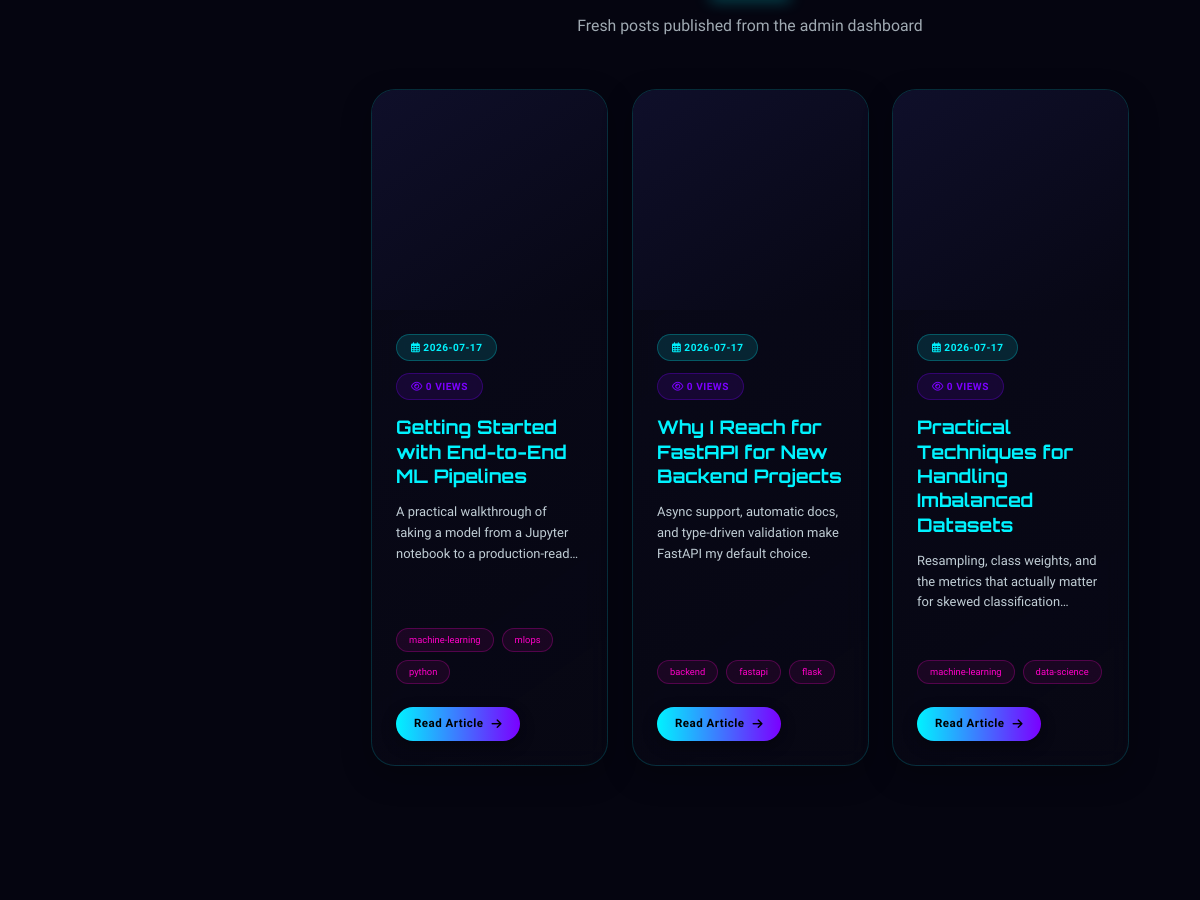
/blog (middle part), run on an earlier commit of the app's database.
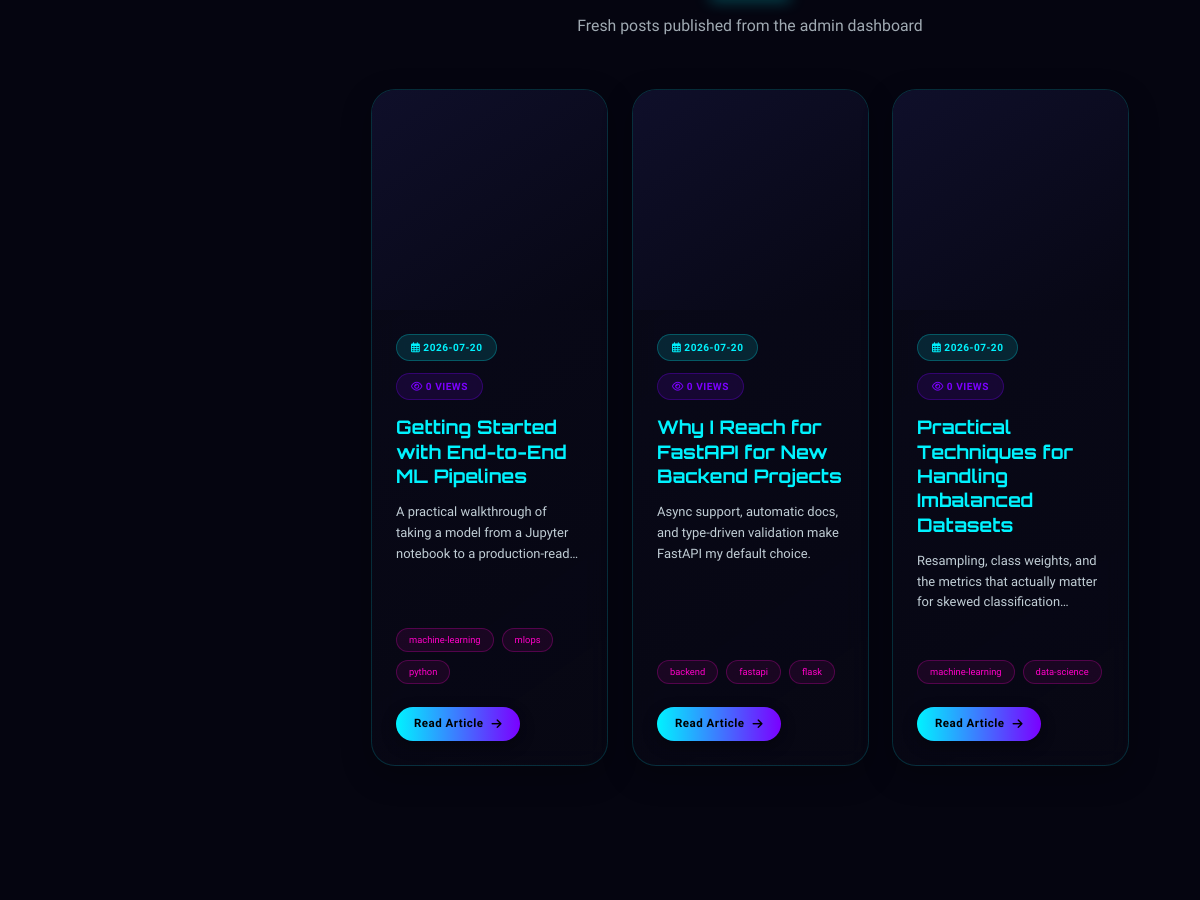
And on a later commit of the database.
### tables this page shows
CREATE TABLE blog_posts (
    id INTEGER PRIMARY KEY AUTOINCREMENT,
    slug TEXT UNIQUE NOT NULL,
    title TEXT NOT NULL,
    summary TEXT NOT NULL,
    content TEXT NOT NULL,
    cover_image TEXT,
    tags TEXT,
    author TEXT DEFAULT 'Ravi Der',
    published_at TEXT NOT NULL,
    views INTEGER DEFAULT 0
, status TEXT DEFAULT 'published', updated_at TIMESTAMP);

### flask_app.py (the view)
    @app.route('/blog')
    def blog():
        conn = db.get_connection()
        posts = conn.execute(
            "SELECT * FROM blog_posts WHERE status = 'published' OR status IS NULL "
            "ORDER BY published_at DESC"
        ).fetchall()
        conn.close()
        return render_template('blog.html', posts=posts)

### app/core/db.py (called while the page is built)
def get_connection():
    os.makedirs(DATA_DIR, exist_ok=True)
    conn = sqlite3.connect(DB_PATH)
    conn.row_factory = sqlite3.Row
    conn.execute("PRAGMA foreign_keys = ON")
    return conn

def now_iso():
    return datetime.now(timezone.utc).isoformat()

### flask_app.py (called while the page is built)
@app.after_request
def add_security_headers(response):
    response.headers["X-Content-Type-Options"] = "nosniff"
    response.headers["X-Frame-Options"] = "DENY"
    response.headers["X-XSS-Protection"] = "1; mode=block"
    response.headers["Referrer-Policy"] = "strict-origin-when-cross-origin"
    response.headers["Content-Security-Policy"] = (
        "default-src 'self'; "
        "img-src 'self' data: https:; "
        "style-src 'self' 'unsafe-inline' https:; "
        "script-src 'self' 'unsafe-inline' https:; "
        "connect-src 'self' https:; "
        "font-src 'self' https: data:;"
    )
    return response

@app.before_request
def _start_timer():
    request._start_time = time.time()

### templates/blog.html (shortened to what this page needs)
{% extends 'base.html' %}
{% block extra_css %}
<link rel="stylesheet" href="https://cdnjs.cloudflare.com/ajax/libs/font-awesome/6.4.0/css/all.min.css">
{% endblock %}
{% block content %}
<section id="blog" class="section">
    <div class="container">
        {% if posts %}
        <div class="section-header" style="margin-top:80px;">
            <div class="section-subtitle"><p>Fresh posts published from the admin dashboard</p></div>
        </div>
        <div class="row">
            {% for post in posts %}
            <div class="col-md-6 col-lg-4">
                <div class="blog-card" data-category="latest">
                    <div class="blog-img">
                    </div>
                    <div class="blog-content">
                        <div class="blog-meta">
                            <span class="blog-date"><i class="far fa-calendar-alt"></i> {{ post.published_at[:10] if post.published_at else '' }}</span>
                            <span class="blog-category"><i class="far fa-eye"></i> {{ post.views }} views</span>
                        </div>
                        <h3 class="blog-title">{{ post.title }}</h3>
                        <div class="blog-excerpt-wrapper">
                            <p class="blog-excerpt">{{ post.summary }}</p>
                        </div>
                        <div class="blog-tags">
                            {% if post.tags %}
                                {% for tag in post.tags.split(',') %}
                                    {% if tag.strip() %}<span class="blog-tag">{{ tag.strip() }}</span>{% endif %}
                                {% endfor %}
                            {% endif %}
                        </div>
                        <div class="blog-actions">
                            <a href="{{ url_for('blog_post', slug=post.slug) }}" class="btn-futuristic">
                                <span>Read Article</span>
                                <i class="fas fa-arrow-right"></i>
                            </a>
                        </div>
                    </div>
                </div>
            </div>
            {% endfor %}
        </div>
        {% endif %}
</section>
{% endblock %}

### templates/base.html (shortened to what this page needs)
<!DOCTYPE html>
<html lang="en">
<head>
    <link href="https://cdn.jsdelivr.net/npm/bootstrap@5.3.0/dist/css/bootstrap.min.css" rel="stylesheet">
    <link rel="stylesheet" href="https://cdnjs.cloudflare.com/ajax/libs/font-awesome/6.0.0/css/all.min.css">
    <link rel="stylesheet" href="{{ url_for('static', filename='css/enhancements.css') }}">
    <link rel="stylesheet" href="{{ url_for('static', filename='css/mobile-responsive.css') }}">
    {% block extra_css %}{% endblock %}
</head>
<body>
    <main class="main-content" id="mainContent">
        <div class="page-content">
            {% block content %}{% endblock %}
        </div>
    </main>
</body>
</html>

### static/css/enhancements.css (style rules this page uses)
html { scroll-behavior: smooth; }
html { font-size: 90%; }
.img-skeleton-wrap { position: relative; min-height: 180px; }

### static/css/mobile-responsive.css (style rules this page uses)
:root { --primary: #00f3ff; --secondary: #7b00ff; --dark: #0a0a1a; --darker: #050510; --light: #e2f1f8; --accent: #ff00c8; --sidebar-width-mobile: 280px; --sidebar-width-tablet: 300px; --sidebar-width-desktop: 300px; }
@media (min-width: 1025px) { :root { --sidebar-width: var(--sidebar-width-desktop); } }
@media (min-width: 1025px) { .main-content { margin-left: var(--sidebar-width-desktop) !important; width: calc(100% - var(--sidebar-width-desktop)) !important; } }
@media (min-width: 1025px) { .page-content { padding: 30px !important; } }
@media (min-width: 1025px) { h3 { font-size: 1.3rem !important; } }
@media (min-width: 1025px) { .main-content { grid-column: 2 !important; padding: 30px !important; } }
@media (prefers-color-scheme: light) { body { background-color: #f5f7fa; color: #333; } }

### templates/base.html (style rules this page uses)
:root { --primary: #00f3ff; --secondary: #7b00ff; --dark: #0a0a1a; --darker: #050510; --light: #e2f1f8; --accent: #ff00c8; --sidebar-width: 300px; --sidebar-collapsed: 80px; }
* { -ms-overflow-style: none; scrollbar-width: none; }
html, body { margin: 0; padding: 0; overflow-x: hidden; font-family: 'Exo 2', sans-serif; background-color: var(--darker); color: var(--light); height: 100%; }
.main-content { margin-left: var(--sidebar-width); transition: all 0.4s cubic-bezier(0.4, 0, 0.2, 1); min-height: 100vh; position: relative; background: var(--darker); }
.page-content { padding: 20px; margin-top: 100px; min-height: calc(100vh - 80px); }
body::before { content: ''; position: fixed; top: 0; left: 0; width: 100%; height: 100%; background: radial-gradient(circle at 20% 50%, rgba(123, 0, 255, 0.15) 0%, transparent 25%), radial-gradient(circle at 80% 20%, rgba(0, 243, 255, 0.1) 0%, transparent 25%), radial-gradient(circle at 40% 80%, rgba(255, 0, 200, 0.08) 0%, transparent 25%); z-index: -1; pointer-events: none; }
html, body { width: 100%; position: relative; }
* { transition: color 0.3s ease, background-color 0.3s ease, border-color 0.3s ease; }

### templates/footer.html (style rules this page uses)
:root { --primary: #00f3ff; --secondary: #7b00ff; --dark: #0a0a1a; --darker: #050510; --light: #e2f1f8; --accent: #ff00c8; }

What changed in the data, as far as the page shows it:
changed blog_posts "Getting Started with End-to-End ML Pipelines": published_at "2026-07-17" → "2026-07-20"
changed blog_posts "Why I Reach for FastAPI for New Backend Projects": published_at "2026-07-17" → "2026-07-20"
changed blog_posts "Practical Techniques for Handling Imbalanced Datasets": published_at "2026-07-17" → "2026-07-20"
